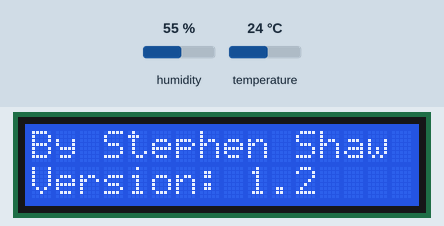
This sketch was run on a simulated Arduino Uno, built with avr-gcc and run on an emulated ATmega328P. Shown: 16×2 character LCD. The inputs (shaded band) are chosen by the test bench; at power-on: temperature 24 °C, humidity 55 %.

Above: at 4.1 s.
At 9.2 s:
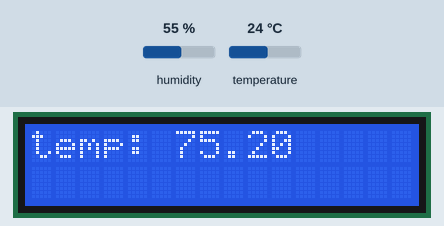
9.3 s: temperature set to 12 °C
At 22.5 s:
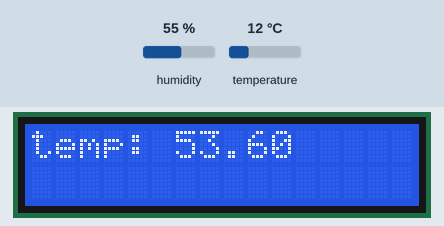
22.6 s: temperature set to 19 °C
At 35.6 s:
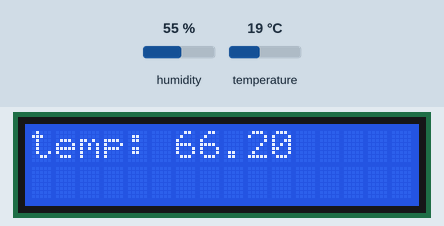
36.6 s: temperature set to 28 °C
At 55.1 s:
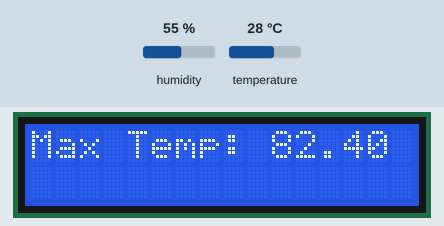
Timing chart, 0 to 55.8 s (numbered marks = the images above; inputs shaded):
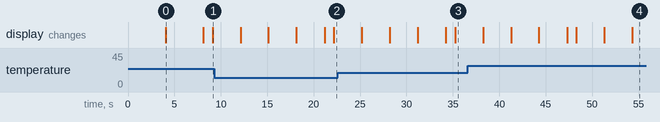

Measured:
- what the display in image 0 shows lasts 4.0 s, from 4.1 s to 8.1 s

The sketch:

Pt.2.ino
```cpp
/* This is the WEATHER-MAN (TM) System that updates a user on weather conditions. By Stephen Shaw
    Version: 1.0
    4 May 2020
*/
#include <LiquidCrystal.h> //Lcd display library
#include "Adafruit_Si7021.h" //temp sensor library

// link for lcd screen setup below
// https://learn.sparkfun.com/tutorials/basic-character-lcd-hookup-guide
const int rs = 13, en = 12, d4 = 11, d5 = 10, d6 = 9, d7 = 8;
LiquidCrystal lcd(rs, en, d4, d5, d6, d7);

Adafruit_Si7021 sensor = Adafruit_Si7021(); //Defind temp sensor

float temp, humid, maxTemp, maxHumid;
int i;

void setup() {
  // wait for serial port to open
  while (!Serial) {
    delay(10);
  }
  Serial.println("Si7021 test!");
  if (!sensor.begin()) {
    Serial.println("Did not find Si7021 sensor!");
    while (true)
      ;
  }

  //Setup display analog to user
  lcd.begin(16, 2);
  lcd.clear();
  lcd.setCursor(0, 0);
  lcd.print("Welcome to");
  lcd.setCursor(0, 1);
  lcd.print("WEATHER-MAN (TM)");
  delay(4000);
  lcd.clear();
  lcd.setCursor(0, 0);
  lcd.print("By Stephen Shaw");
  lcd.setCursor(0, 1);
  lcd.print("Version: 1.2");
  delay(4000);
}

void loop() {
    temp = (sensor.readTemperature() * (1.8)) + 32; //Read temp, Convert to Farenheit
    humid = sensor.readHumidity(); //Read Humidity
    if (i == 0)
    {
      maxTemp = temp;
      maxHumid = humid;
    }
    if (temp > maxTemp)
    {
      maxTemp = temp;
    }
    if (humid > maxHumid)
    {
      maxHumid = humid;
    }
    lcd.clear();
    lcd.setCursor(0, 0);
    lcd.print("New Weather");
    lcd.setCursor(0, 1);
    lcd.print("Update");
    delay(1000);
    lcd.clear();
    lcd.setCursor(0, 0);
    lcd.print("temp: ");
    lcd.print(temp);
    delay(3000);
    lcd.clear();
    lcd.setCursor(0, 0);
    lcd.print("Humid: ");
    lcd.print(humid);
    delay(3000);
    lcd.clear();
    lcd.setCursor(0, 0);
    lcd.print("Max Temp: ");
    lcd.print(maxTemp);
    delay(3000);
    lcd.clear();
    lcd.setCursor(0, 0);
    lcd.print("Max Humid: ");
    lcd.print(maxHumid);
    delay(3000);
    i++;
}
```
